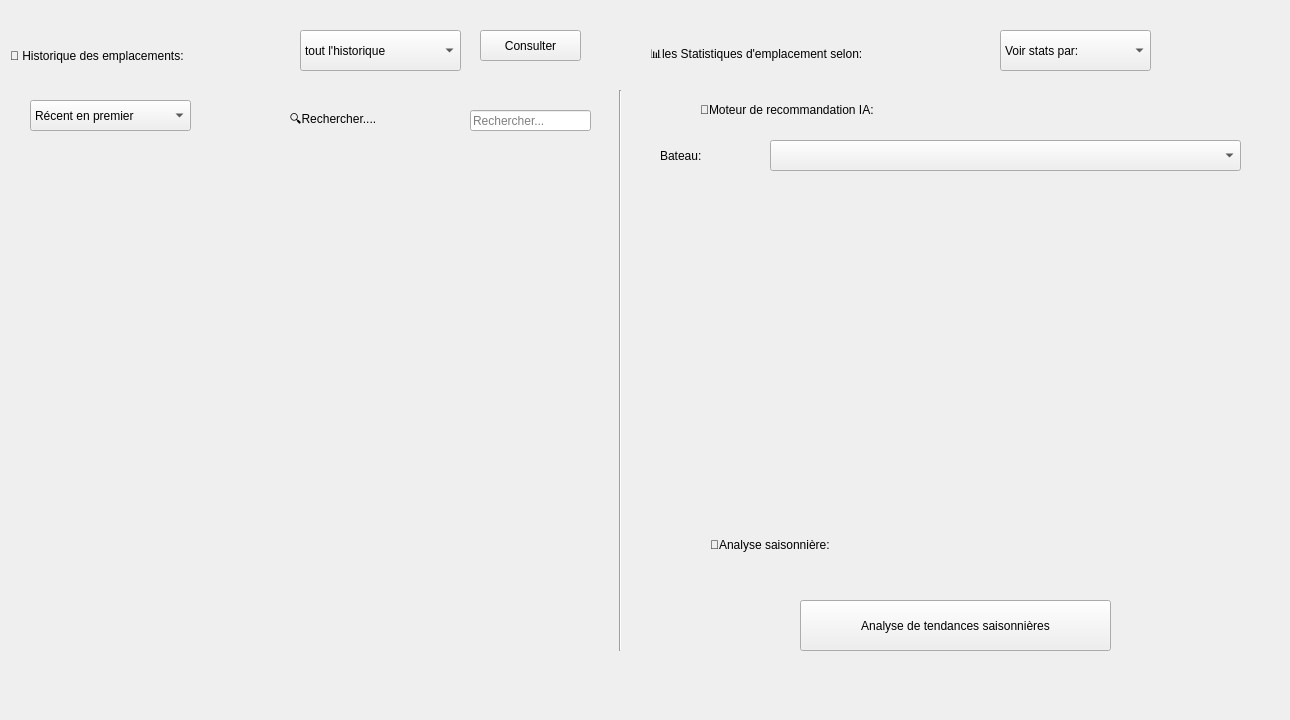
      <widget class="QWidget" name="tab_2">
       <attribute name="title">
        <string>statistiques &amp; historiques</string>
       </attribute>
       <widget class="QLabel" name="label_2">
        <property name="geometry">
         <rect>
          <x>10</x>
          <y>40</y>
          <width>291</width>
          <height>31</height>
         </rect>
        </property>
        <property name="text">
         <string>📜 Historique des emplacements:</string>
        </property>
       </widget>
       <widget class="Line" name="line">
        <property name="geometry">
         <rect>
          <x>610</x>
          <y>90</y>
          <width>20</width>
          <height>561</height>
         </rect>
        </property>
        <property name="orientation">
         <enum>Qt::Orientation::Vertical</enum>
        </property>
       </widget>
       <widget class="QLabel" name="label_5">
        <property name="geometry">
         <rect>
          <x>650</x>
          <y>40</y>
          <width>361</width>
          <height>31</height>
         </rect>
        </property>
        <property name="text">
         <string>📊les Statistiques d'emplacement selon:</string>
        </property>
       </widget>
       <widget class="QComboBox" name="comboBox_11">
        <property name="geometry">
         <rect>
          <x>1000</x>
          <y>30</y>
          <width>151</width>
          <height>41</height>
         </rect>
        </property>
        <item>
         <property name="text">
          <string>Voir stats par:</string>
         </property>
        </item>
        <item>
         <property name="text">
          <string>état</string>
         </property>
        </item>
        <item>
         <property name="text">
          <string>type</string>
         </property>
        </item>
        <item>
         <property name="text">
          <string>num</string>
         </property>
        </item>
        <item>
         <property name="text">
          <string>quai</string>
         </property>
        </item>
       </widget>
       <widget class="QPushButton" name="pushButton_19">
        <property name="geometry">
         <rect>
          <x>480</x>
          <y>30</y>
          <width>101</width>
          <height>31</height>
         </rect>
        </property>
        <property name="text">
         <string>Consulter</string>
        </property>
       </widget>
       <widget class="QComboBox" name="comboBox_14">
        <property name="geometry">
         <rect>
          <x>300</x>
          <y>30</y>
          <width>161</width>
          <height>41</height>
         </rect>
        </property>
        <item>
         <property name="text">
          <string>tout l'historique</string>
         </property>
        </item>
        <item>
         <property name="text">
          <string>ce mois</string>
         </property>
        </item>
        <item>
         <property name="text">
          <string>cette semaine</string>
         </property>
        </item>
       </widget>
       <widget class="QComboBox" name="comboBox_15">
        <property name="geometry">
         <rect>
          <x>30</x>
          <y>100</y>
          <width>161</width>
          <height>31</height>
         </rect>
        </property>
        <item>
         <property name="text">
          <string>Récent en premier</string>
         </property>
        </item>
        <item>
         <property name="text">
          <string>Ancien en premier</string>
         </property>
        </item>
       </widget>
       <widget class="QLabel" name="label_6">
        <property name="geometry">
         <rect>
          <x>290</x>
          <y>110</y>
          <width>141</width>
          <height>21</height>
         </rect>
        </property>
        <property name="text">
         <string>🔍Rechercher....</string>
        </property>
       </widget>
       <widget class="QLineEdit" name="lineEdit_5">
        <property name="geometry">
         <rect>
          <x>470</x>
          <y>110</y>
          <width>121</width>
          <height>21</height>
         </rect>
        </property>
        <property name="placeholderText">
         <string>Rechercher...</string>
        </property>
       </widget>
       <widget class="QWidget" name="widget_historique" native="true">
        <property name="geometry">
         <rect>
          <x>20</x>
          <y>160</y>
          <width>581</width>
          <height>551</height>
         </rect>
        </property>
       </widget>
       <widget class="QLabel" name="label_9">
        <property name="geometry">
         <rect>
          <x>700</x>
          <y>100</y>
          <width>291</width>
          <height>20</height>
         </rect>
        </property>
        <property name="text">
         <string>🧠Moteur de recommandation IA:</string>
        </property>
       </widget>
       <widget class="QLabel" name="label_10">
        <property name="geometry">
         <rect>
          <x>660</x>
          <y>140</y>
          <width>71</width>
          <height>31</height>
         </rect>
        </property>
        <property name="text">
         <string>Bateau:</string>
        </property>
       </widget>
       <widget class="QComboBox" name="comboBox_16">
        <property name="geometry">
         <rect>
          <x>770</x>
          <y>140</y>
          <width>471</width>
          <height>31</height>
         </rect>
        </property>
       </widget>
       <widget class="QWidget" name="widget_1" native="true">
        <property name="geometry">
         <rect>
          <x>640</x>
          <y>200</y>
          <width>641</width>
          <height>291</height>
         </rect>
        </property>
       </widget>
       <widget class="QLabel" name="label_11">
        <property name="geometry">
         <rect>
          <x>710</x>
          <y>529</y>
          <width>201</width>
          <height>31</height>
         </rect>
        </property>
        <property name="text">
         <string>📅Analyse saisonnière:</string>
        </property>
       </widget>
       <widget class="QPushButton" name="pushButton_20">
        <property name="geometry">
         <rect>
          <x>800</x>
          <y>600</y>
          <width>311</width>
          <height>51</height>
         </rect>
        </property>
        <property name="text">
         <string>Analyse de tendances saisonnières</string>
        </property>
       </widget>
      </widget>
